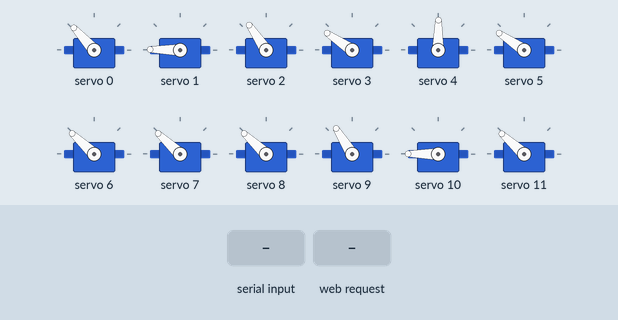
Recording of a sketch running on a simulated ESP32. Shown: 12 × servo. Inputs (shaded band) come from the test bench. WiFi joins after 1.5 s; servers stay silent unless stated; what the sketch prints to the serial monitor is not drawn.

Above: at 2.8 s.
2.9 s: "M,,45\n" received over Serial
At 4.1 s:
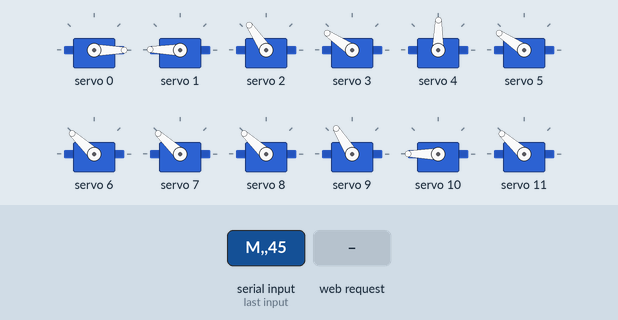
4.4 s: HTTP request GET /ESTOP received
5.9 s: "POSE,\n" received over Serial
7.4 s: "ESTOP\n" received over Serial
Timing chart, 0 to 9.9 s (numbered marks = the images above; inputs shaded):
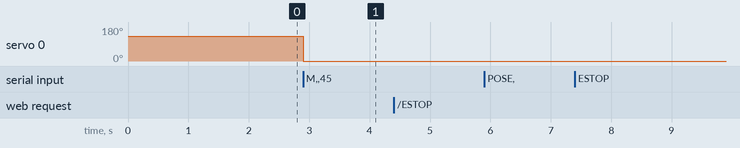

The sketch:

esp32_receiver.ino
```cpp
#include <Wire.h>
#include <Adafruit_PWMServoDriver.h>
#include <WiFi.h>

// Serial protocol (lines):
//   M,<id>,<pulse>   -> move servo id (0-15) to raw PCA9685 tick pulse
//   IDX,<id>,<idx>   -> map logical id to physical channel
//   POSE,<a0>...<a11>[,<duration_ms>] -> smooth 12-joint logical-angle motion
//   DUR,<ms>         -> set default POSE motion duration
//   SPD,<percent>    -> set motion speed percentage (1-100)
//   ESTOP            -> disable all outputs (sets all channels off)
// Same line protocol is accepted via WiFi TCP on WIFI_PORT.

// WiFi credentials live in secrets.h (gitignored). Copy secrets.example.h -> secrets.h.
#include "secrets.h"
static const uint16_t WIFI_PORT = 5000;

WiFiServer tcpServer(WIFI_PORT);
WiFiClient tcpClient;

Adafruit_PWMServoDriver pwm = Adafruit_PWMServoDriver(0x40);

static const uint16_t SERVO_MIN = 100;
static const uint16_t SERVO_MAX = 700;
static const uint16_t SERVO_FREQ = 50;
static const uint8_t ANGLE_MIN = 0;
static const uint8_t ANGLE_MAX = 180;
static const uint8_t LOGICAL_JOINT_COUNT = 12;
static const uint16_t DEFAULT_MOTION_DURATION_MS = 800;
static const uint16_t MIN_MOTION_DURATION_MS = 50;
static const uint16_t MAX_MOTION_DURATION_MS = 10000;

static const uint8_t SERVO_COUNT = 16;
static uint16_t lastPulses[SERVO_COUNT];
static uint8_t motorMap[SERVO_COUNT];

static float currentAngle[LOGICAL_JOINT_COUNT];
static float startAngle[LOGICAL_JOINT_COUNT];
static float targetAngle[LOGICAL_JOINT_COUNT];
static bool isMoving = false;
static uint32_t motionStartMs = 0;
static uint16_t motionDurationMs = DEFAULT_MOTION_DURATION_MS;
static uint16_t defaultMotionDurationMs = DEFAULT_MOTION_DURATION_MS;
static uint8_t speedPercent = 100;

// Default startup profile from spidy_calibration3.txt + Sit pose from spidy_poses.txt
static const int8_t CALIB_DIR[SERVO_COUNT] = {
  -1, +1, -1, -1, -1, +1, +1, +1,
  -1, +1, -1, +1, +1, +1, +1, +1,
};

static const int8_t CALIB_OFFSET[SERVO_COUNT] = {
  +3, -3, -2, -6, +0, -4, +1, +0,
  -1, +4, +0, +6, +0, +0, +0, +0,
};

static const uint8_t CALIB_MIN[SERVO_COUNT] = {
  28, 22, 41, 57, 24, 44, 51, 17,
  49, 4, 26, 44, 0, 0, 0, 0,
};

static const uint8_t CALIB_MAX[SERVO_COUNT] = {
  129, 153, 180, 174, 180, 158, 149, 158,
  180, 131, 180, 150, 180, 180, 180, 180,
};

static const uint8_t CALIB_INDEX[SERVO_COUNT] = {
  0, 1, 2, 3, 4, 5, 11, 10,
  9, 15, 14, 13, 6, 7, 8, 12,
};

static const uint8_t STARTUP_SIT_ANGLES[SERVO_COUNT] = {
  90, 120, 100, 90, 120, 100, 90, 120,
  100, 90, 120, 100, 90, 90, 90, 90,
};

String lineBuffer;
String wifiLineBuffer;

void sendReply(const String &msg) {
  Serial.println(msg);
  if (tcpClient && tcpClient.connected()) {
    tcpClient.println(msg);
  }
}

void writeServo(uint8_t channel, uint16_t pulse) {
  if (channel >= SERVO_COUNT) return;
  pulse = constrain(pulse, SERVO_MIN, SERVO_MAX);
  lastPulses[channel] = pulse;
  pwm.setPWM(channel, 0, pulse);
}

void writeMappedServo(uint8_t logicalId, uint16_t pulse) {
  if (logicalId >= SERVO_COUNT) return;
  uint8_t channel = motorMap[logicalId];
  if (channel >= SERVO_COUNT) return;
  writeServo(channel, pulse);
}

uint8_t mappedChannel(uint8_t logicalId) {
  if (logicalId >= SERVO_COUNT) return 255;
  uint8_t channel = motorMap[logicalId];
  if (channel >= SERVO_COUNT) return 255;
  return channel;
}

void emergencyStop() {
  for (uint8_t i = 0; i < SERVO_COUNT; i++) {
    pwm.setPWM(i, 0, 0);
  }
}

uint16_t computePulseFromLogicalAngle(uint8_t logicalId, uint8_t logicalAngle) {
  if (logicalId >= SERVO_COUNT) return SERVO_MIN;

  int corrected = constrain((int)logicalAngle, (int)ANGLE_MIN, (int)ANGLE_MAX);
  if (CALIB_DIR[logicalId] < 0) {
    corrected = 180 - corrected;
  }

  int offset = (int)CALIB_OFFSET[logicalId];
  if (CALIB_DIR[logicalId] < 0) {
    offset = -offset;
  }
  corrected += offset;

  corrected = constrain(corrected, (int)CALIB_MIN[logicalId], (int)CALIB_MAX[logicalId]);
  int pulse = (int)SERVO_MIN + (corrected * ((int)SERVO_MAX - (int)SERVO_MIN) + 90) / 180;
  return (uint16_t)constrain(pulse, (int)SERVO_MIN, (int)SERVO_MAX);
}

void applyLogicalAngleToServo(uint8_t logicalId, float logicalAngle) {
  if (logicalId >= LOGICAL_JOINT_COUNT) return;
  int constrainedAngle = constrain((int)(logicalAngle + 0.5f), (int)ANGLE_MIN, (int)ANGLE_MAX);
  uint16_t pulse = computePulseFromLogicalAngle(logicalId, (uint8_t)constrainedAngle);
  writeMappedServo(logicalId, pulse);
}

void applyAllCurrentAngles() {
  for (uint8_t i = 0; i < LOGICAL_JOINT_COUNT; i++) {
    applyLogicalAngleToServo(i, currentAngle[i]);
  }
}

void startPoseMotion(const float newTarget[LOGICAL_JOINT_COUNT], uint16_t durationMs) {
  for (uint8_t i = 0; i < LOGICAL_JOINT_COUNT; i++) {
    startAngle[i] = currentAngle[i];
    targetAngle[i] = (float)constrain((int)(newTarget[i] + 0.5f), (int)ANGLE_MIN, (int)ANGLE_MAX);
  }

  motionDurationMs = constrain(durationMs, MIN_MOTION_DURATION_MS, MAX_MOTION_DURATION_MS);
  motionStartMs = millis();
  isMoving = true;
}

void updateMotion() {
  if (!isMoving) return;

  uint32_t now = millis();
  uint32_t elapsed = now - motionStartMs;
  float progress = (motionDurationMs > 0) ? ((float)elapsed / (float)motionDurationMs) : 1.0f;
  if (progress >= 1.0f) {
    progress = 1.0f;
  }
  if (progress < 0.0f) {
    progress = 0.0f;
  }

  float eased = progress * progress * (3.0f - 2.0f * progress);
  for (uint8_t i = 0; i < LOGICAL_JOINT_COUNT; i++) {
    currentAngle[i] = startAngle[i] + (targetAngle[i] - startAngle[i]) * eased;
  }

  applyAllCurrentAngles();

  if (progress >= 1.0f) {
    for (uint8_t i = 0; i < LOGICAL_JOINT_COUNT; i++) {
      currentAngle[i] = targetAngle[i];
    }
    isMoving = false;
  }
}

void applyStartupSitPose() {
  for (uint8_t logicalId = 0; logicalId < SERVO_COUNT; logicalId++) {
    motorMap[logicalId] = CALIB_INDEX[logicalId];
  }

  for (uint8_t logicalId = 0; logicalId < SERVO_COUNT; logicalId++) {
    uint16_t pulse = computePulseFromLogicalAngle(logicalId, STARTUP_SIT_ANGLES[logicalId]);
    writeMappedServo(logicalId, pulse);
  }

  for (uint8_t i = 0; i < LOGICAL_JOINT_COUNT; i++) {
    float a = (float)STARTUP_SIT_ANGLES[i];
    currentAngle[i] = a;
    startAngle[i] = a;
    targetAngle[i] = a;
  }
  isMoving = false;
}

bool parsePoseCommand(const String &line, float outAngles[LOGICAL_JOINT_COUNT], uint16_t &outDurationMs) {
  if (!line.startsWith("POSE,")) return false;

  uint8_t valueCount = 0;
  int start = 5;
  int len = line.length();
  outDurationMs = defaultMotionDurationMs;

  while (start <= len) {
    int comma = line.indexOf(',', start);
    if (comma < 0) comma = len;

    String token = line.substring(start, comma);
    token.trim();
    if (token.length() > 0) {
      if (valueCount < LOGICAL_JOINT_COUNT) {
        outAngles[valueCount] = token.toFloat();
      } else if (valueCount == LOGICAL_JOINT_COUNT) {
        int d = token.toInt();
        outDurationMs = (uint16_t)constrain(d, (int)MIN_MOTION_DURATION_MS, (int)MAX_MOTION_DURATION_MS);
      }
      valueCount++;
    }

    if (comma >= len) break;
    start = comma + 1;
  }

  return valueCount >= LOGICAL_JOINT_COUNT;
}

void setup() {
  Serial.begin(115200);
  Wire.begin();
  pwm.begin();
  pwm.setPWMFreq(SERVO_FREQ);
  uint16_t zeroPulse = (SERVO_MIN + SERVO_MAX) / 2;
  for (uint8_t i = 0; i < SERVO_COUNT; i++) {
    lastPulses[i] = zeroPulse;
    motorMap[i] = i;
    writeServo(i, zeroPulse);
  }
  applyStartupSitPose();

  if (WIFI_SSID != nullptr && WIFI_SSID[0] != '\0') {
    WiFi.mode(WIFI_STA);
    WiFi.begin(WIFI_SSID, WIFI_PASS);
    uint32_t start = millis();
    while (WiFi.status() != WL_CONNECTED && (millis() - start) < 10000) {
      delay(200);
      Serial.print('.');
    }
    if (WiFi.status() == WL_CONNECTED) {
      tcpServer.begin();
      Serial.print("WIFI_OK,");
      Serial.print(WiFi.localIP());
      Serial.print(",PORT,");
      Serial.println(WIFI_PORT);
    } else {
      Serial.println("WIFI_ERR");
    }
  }

  sendReply("READY");
}

void handleLine(const String &line) {
  if (line == "ESTOP") {
    isMoving = false;
    emergencyStop();
    sendReply("ESTOP_OK");
    return;
  }

  if (line.startsWith("POSE,")) {
    float poseAngles[LOGICAL_JOINT_COUNT];
    uint16_t duration = defaultMotionDurationMs;
    if (!parsePoseCommand(line, poseAngles, duration)) {
      sendReply("POSE_ERR");
      return;
    }
    startPoseMotion(poseAngles, duration);
    sendReply(String("POSE_OK,") + String(duration));
    return;
  }

  if (line.startsWith("DUR,")) {
    int first = line.indexOf(',');
    if (first < 0) return;
    int value = line.substring(first + 1).toInt();
    defaultMotionDurationMs = (uint16_t)constrain(value, (int)MIN_MOTION_DURATION_MS, (int)MAX_MOTION_DURATION_MS);
    sendReply(String("DUR_OK,") + String(defaultMotionDurationMs));
    return;
  }

  if (line.startsWith("M,")) {
    int first = line.indexOf(',');
    int second = line.indexOf(',', first + 1);
    if (second < 0) return;
    uint8_t id = (uint8_t)line.substring(first + 1, second).toInt();
    uint16_t pulse = (uint16_t)line.substring(second + 1).toInt();
    writeMappedServo(id, pulse);
    uint8_t channel = mappedChannel(id);
    uint16_t constrainedPulse = constrain(pulse, SERVO_MIN, SERVO_MAX);
    String msg = String("M_OK,") + String(id) + "," + String(constrainedPulse) + ",CH,";
    if (channel < SERVO_COUNT) {
      msg += String(channel);
    } else {
      msg += "NA";
    }
    sendReply(msg);
    return;
  }

  if (line.startsWith("IDX,")) {
    int first = line.indexOf(',');
    int second = line.indexOf(',', first + 1);
    if (second < 0) return;
    uint8_t id = (uint8_t)line.substring(first + 1, second).toInt();
    uint8_t idx = (uint8_t)line.substring(second + 1).toInt();
    if (id >= SERVO_COUNT || idx >= SERVO_COUNT) return;
    motorMap[id] = idx;
    sendReply(String("IDX_OK,") + String(id) + "," + String(idx));
    return;
  }

  if (line.startsWith("SPD,")) {
    int first = line.indexOf(',');
    if (first < 0) return;
    int value = line.substring(first + 1).toInt();
    speedPercent = (uint8_t)constrain(value, 1, 100);
    defaultMotionDurationMs = (uint16_t)constrain((int)(DEFAULT_MOTION_DURATION_MS * (100.0f / speedPercent)), (int)MIN_MOTION_DURATION_MS, (int)MAX_MOTION_DURATION_MS);
    sendReply(String("SPD_OK,") + String(speedPercent));
    return;
  }
}

void consumeChars(Stream &stream, String &buffer) {
  while (stream.available() > 0) {
    char c = (char)stream.read();
    if (c == '\n' || c == '\r') {
      if (buffer.length() > 0) {
        handleLine(buffer);
        buffer = "";
      }
    } else {
      if (buffer.length() < 96) {
        buffer += c;
      } else {
        buffer = "";
      }
    }
  }
}

void pollWifiClient() {
  if (!tcpServer) return;

  if (!tcpClient || !tcpClient.connected()) {
    WiFiClient incoming = tcpServer.available();
    if (incoming) {
      if (tcpClient) {
        tcpClient.stop();
      }
      tcpClient = incoming;
      wifiLineBuffer = "";
      sendReply("WIFI_CLIENT_OK");
    }
  }

  if (tcpClient && tcpClient.connected()) {
    consumeChars(tcpClient, wifiLineBuffer);
  }
}

void loop() {
  consumeChars(Serial, lineBuffer);
  pollWifiClient();

  updateMotion();
}
```

secrets.example.h
```cpp
// Copy this file to secrets.h (same folder) and fill in your network.
// secrets.h is gitignored so your password never gets committed.
#pragma once
static const char* WIFI_SSID = "your-ssid";
static const char* WIFI_PASS = "your-password";
```

Measured:
- after the input at 2.9 s, servo 0: 132° → 0° at once
- after the input at 4.4 s, every drawn part: stays the same
- after the input at 5.9 s, every drawn part: stays the same
- after the input at 7.4 s, every drawn part: stays the same
